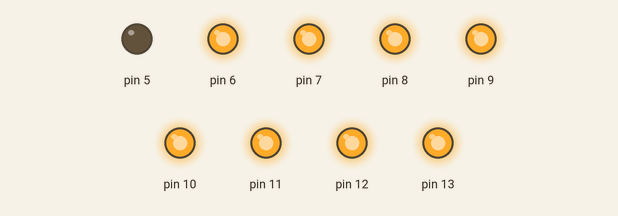
Simulated run of this sketch. Board: Arduino Uno, built with avr-gcc and run on an emulated ATmega328P. Shown: output pins drawn as LEDs (lit = HIGH). Random numbers use the default seed unless the sketch sets one.

Above: at 0.02 s.
At 0.65 s:
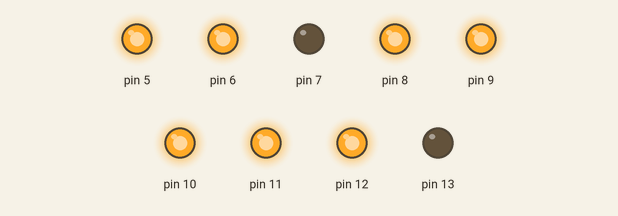
At 1.15 s:
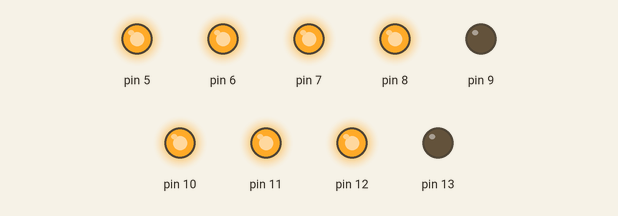
At 2.15 s:
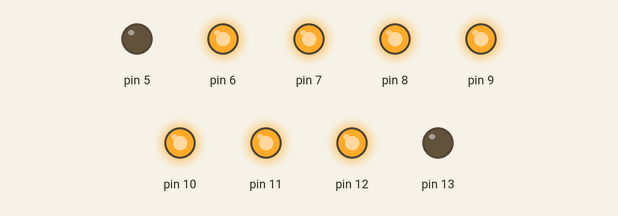
At 3.4 s:
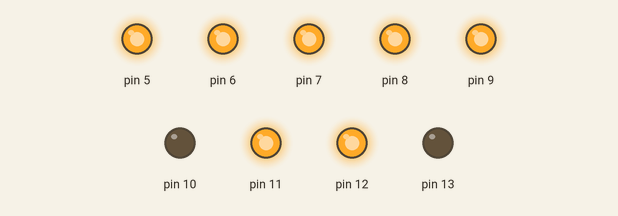
At 4.4 s:
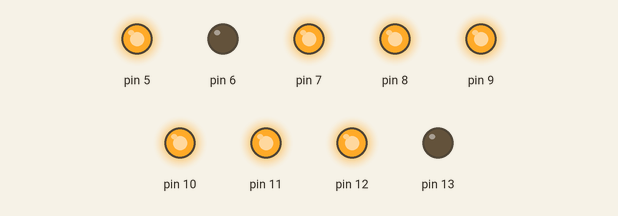
Timing chart, 0 to 4.7 s (numbered marks = the images above):
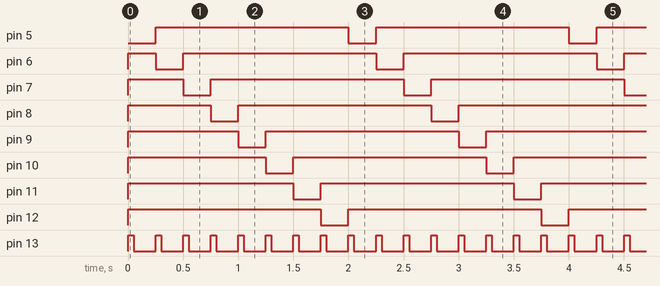

The sketch:

relais-test.ino
```cpp
void setup() {
  pinMode(5, OUTPUT);
  pinMode(6, OUTPUT);
  pinMode(7, OUTPUT);
  pinMode(8, OUTPUT);
  pinMode(9, OUTPUT);
  pinMode(10, OUTPUT);
  pinMode(11, OUTPUT);
  pinMode(12, OUTPUT);
  pinMode(13, OUTPUT);
}

int count = 0;

void loop() {
  int mode = 1;

  for (int i = 5; i < 13; i++) {
    for (int j = 5; j < 13; j++) {
      switch (mode) {
      case 1:
            digitalWrite(j, i != j);
            break;
      case 2:
            digitalWrite(j, random() & 1);
            break;
      }
    }

    digitalWrite(13, HIGH);
    delay(50);
    digitalWrite(13, LOW);
    delay(200);
  }
}
```

Measured:
- by itself, pin 5, pin 11, pin 12: alternates HIGH for 1.8 s and LOW for 0.25 s
- by itself, pin 6–10: repeats every 2.0 s: LOW 0.25 s, HIGH 1.8 s
- by itself, pin 13: alternates HIGH for 0.05 s and LOW for 0.20 s
